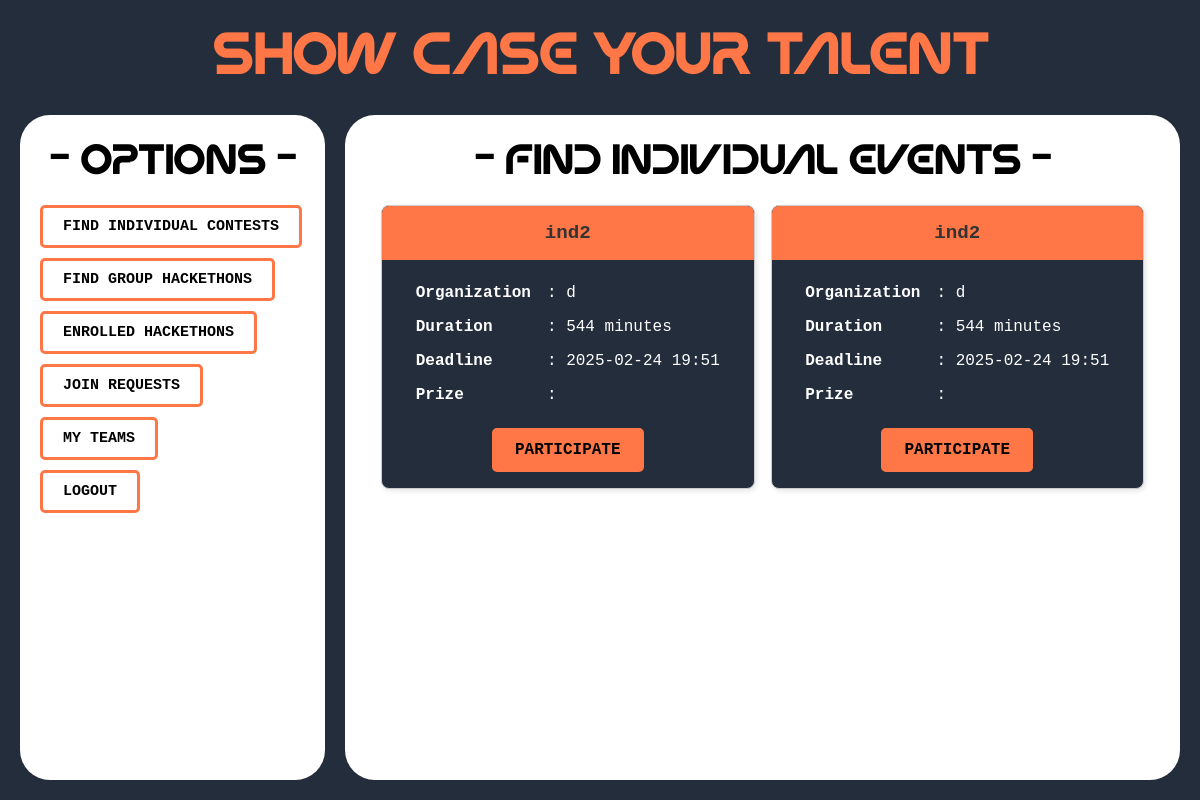
/competitor/find_individual_events/, run on an earlier commit of the app's database.
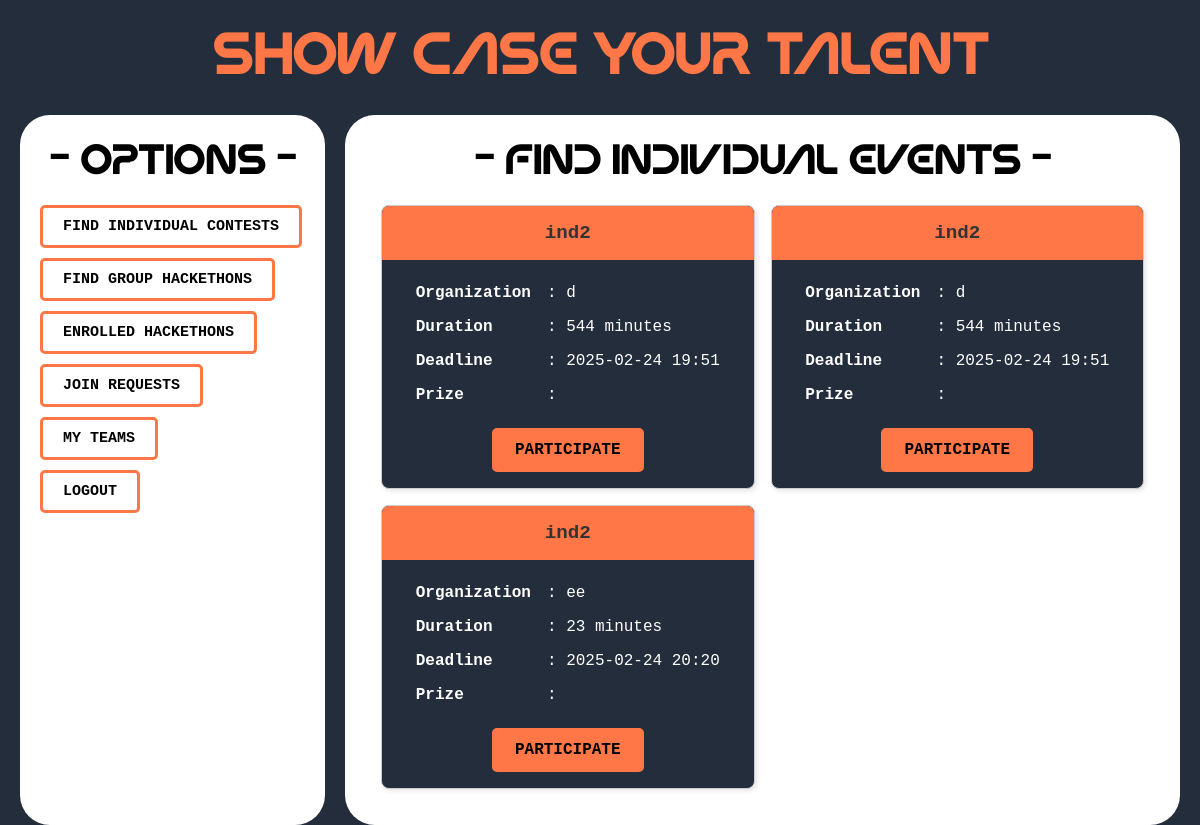
And on a later commit of the database.
### host/models.py (models this page shows, shortened)
class IndividualEvent(models.Model):
    hackathon_name = models.CharField(max_length=200)
    organization = models.CharField(max_length=200)
    start_datetime = models.DateTimeField(auto_now_add=True)
    last_submission_datetime = models.DateTimeField()
    time_duration = models.IntegerField(help_text="Duration in minutes")
    price = models.DecimalField(max_digits=10, decimal_places=2,null=True, blank=True)
    problems = models.ManyToManyField('Problem', related_name="individual_events")
    created_by = models.ForeignKey(settings.AUTH_USER_MODEL, on_delete=models.CASCADE, related_name="individual_events")

### competitor/views.py (the view)
# urls.py: path('find_individual_events/',views.find_individual_events,name='find_individual_events'),
def find_individual_events(request):
    individual_events = IndividualEvent.objects.all()
    return render(request,'competitor/find_individual_events.html',{"individual_events":individual_events})

### templates/competitor/find_individual_events.html (shortened to what this page needs)
{% extends "competitor/competitor_dashboard.html" %}
{% block right_div %}
<h1 style="text-align: center; color: black;">- Find Individual Events -</h1>
{% if individual_events %}
    <div class="cards-container" style="display: grid; grid-template-columns: repeat(2, 1fr); gap: 16px;">
        {% for event in individual_events %}
            <div class="card">
                <div class="hackathon_name">
                    {{ event.hackathon_name }}
                </div>
                <div style="padding: 16px; text-align: center;">
                    <table style="margin: 0 auto; text-align: left; border-collapse: collapse; color: white;">
                        <tr>
                            <td style="padding: 8px;"><strong>Organization</strong></td>
                            <td style="padding: 8px;">: {{ event.organization }}</td>
                        </tr>
                        <tr>
                            <td style="padding: 8px;"><strong>Duration</strong></td>
                            <td style="padding: 8px;">: {{ event.time_duration }} minutes</td>
                        </tr>
                        <tr>
                            <td style="padding: 8px;"><strong>Deadline</strong></td>
                            <td style="padding: 8px;">: {{ event.last_submission_datetime|date:"Y-m-d H:i" }}</td>
                        </tr>
                        <tr>
                            <td style="padding: 8px;"><strong>Prize</strong></td>
                            <td style="padding: 8px;">: {{ event.prize }}</td>
                        </tr>
                    </table>
                    <div style="text-align: center; margin-top: 16px;">
                        <a href="{% url "competitor:ind_event_dashboard" event.id  %}" class="btn-like">
                            PARTICIPATE
                        </a>
                    </div>
                </div>
            </div>
        {% endfor %}
    </div>
{% else %}
    <p>No individual events found.</p>
{% endif %}
{% endblock right_div %}

What changed in the data, as far as the page shows it:
added IndividualEvent: hackathon_name "ind2", organization "ee", time_duration "23", last_submission_datetime "2025-02-24 20:20"
